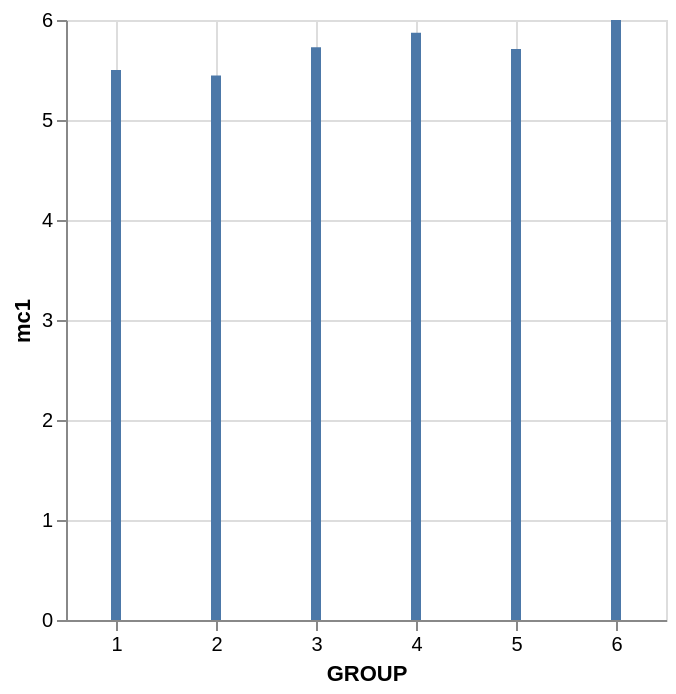

Notebook source saved alongside this figure:
### Code cell
df.group_by("GROUP").agg(pl.col("mc1").mean()).sort(by="GROUP").plot.bar(
    x="GROUP", y="mc1"
)

### Figure 1 — Vega-Lite specification as saved in the notebook (floating-point values rounded to 4 significant figures)
{"config": {"view": {"continuousWidth": 300, "continuousHeight": 300}}, "data": {"name": "data-cbb6e2ce9f5ce9859647fc606eace3d4"}, "mark": {"type": "bar", "tooltip": true}, "encoding": {"x": {"field": "GROUP", "type": "quantitative"}, "y": {"field": "mc1", "type": "quantitative"}}, "params": [{"name": "param_1e9efca18e7a2868", "select": {"type": "interval", "encodings": ["x", "y"]}, "bind": "scales"}], "$schema": "https://vega.github.io/schema/vega-lite/v6.4.1.json", "datasets": {"data-cbb6e2ce9f5ce9859647fc606eace3d4": [{"GROUP": 1, "mc1": 5.5}, {"GROUP": 2, "mc1": 5.444}, {"GROUP": 3, "mc1": 5.727}, {"GROUP": 4, "mc1": 5.872}, {"GROUP": 5, "mc1": 5.711}, {"GROUP": 6, "mc1": 6.0}]}}
